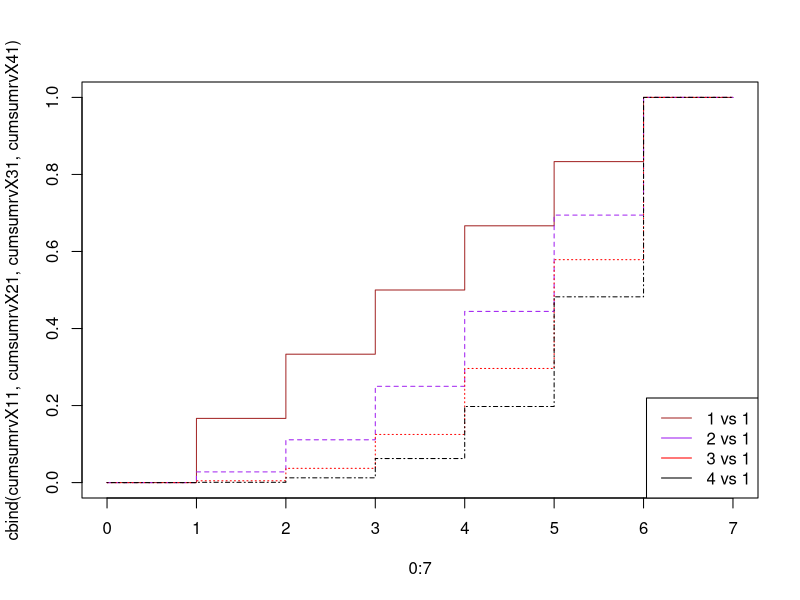
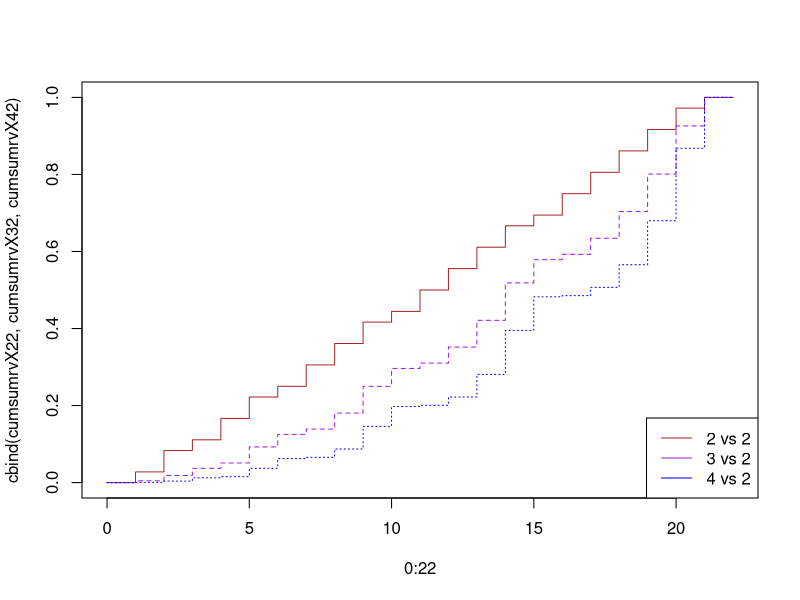
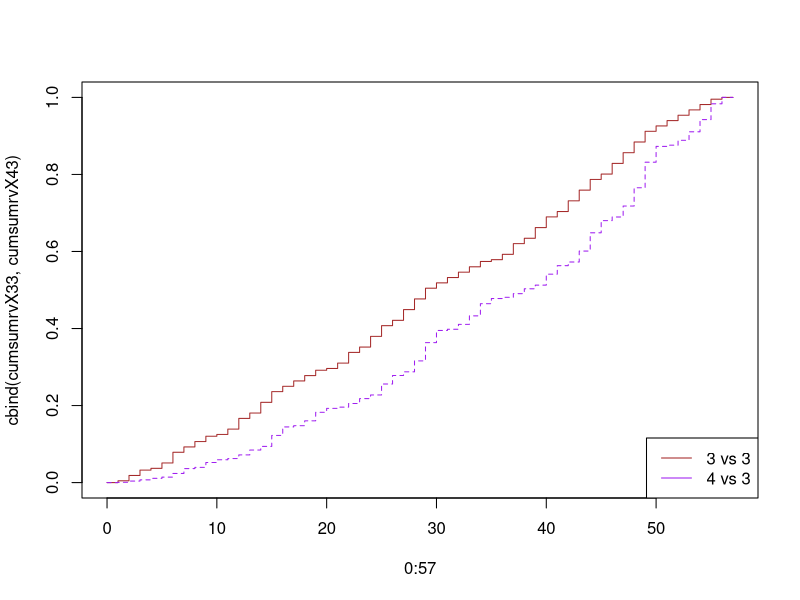
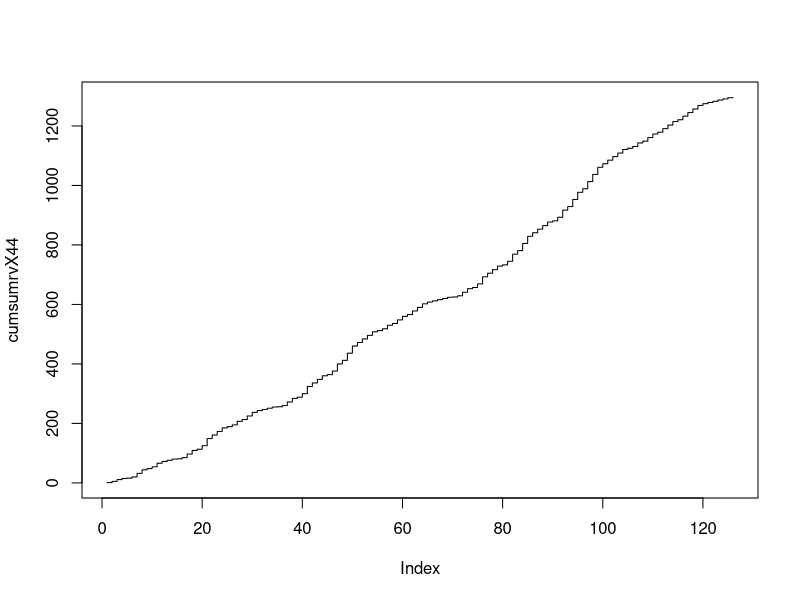
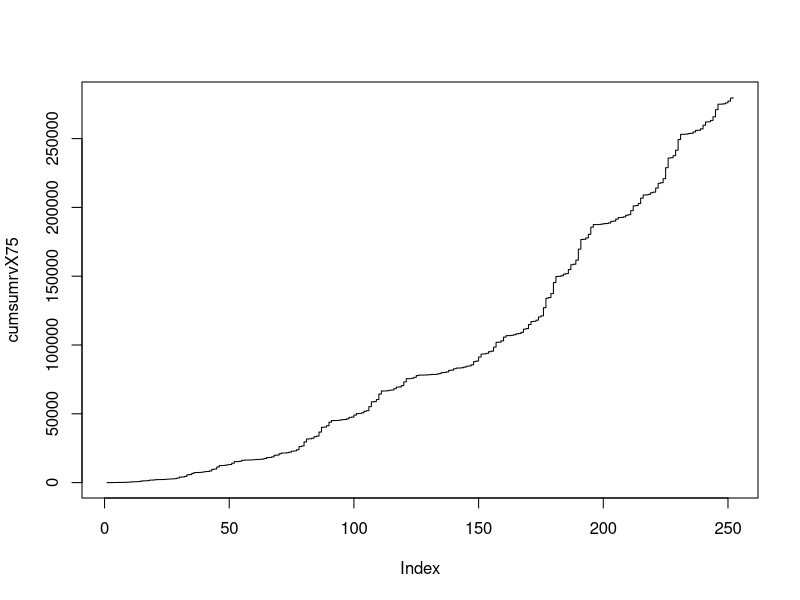

Reproduce these figures in R, in order.
#library(ggplot2) 

# Random variable X ordenado por combinaciones 1-1, 2-1, 2-2, ....
# CDF

# Scenario (n vs 1)
cumsumrvX11 <- c(0, 1, 2, 3, 4, 5, 6, 6) / 6
cumsumrvX21 <- c(0, 1, 4, 9, 16, 25, 36, 36) / 36
cumsumrvX31 <- c(0, 1, 8, 27, 64, 125, 216, 216) / 216
cumsumrvX41 <- c(0, 1, 16, 81, 256, 625, 1296, 1296) / 1296
matplot(
    0:7, 
    cbind(cumsumrvX11, cumsumrvX21, cumsumrvX31, cumsumrvX41), 
    type='s',
    col = c("brown", "purple", "red", "black"),
    do.points = TRUE, pch = 16,col.points = "blue"
    )
legend("bottomright", legend = c("1 vs 1", "2 vs 1", "3 vs 1", "4 vs 1"), 
        col = c("brown", "purple", "red", "black"),
        lty = 1)
 
mean(c(1, 2, 3, 4, 5, 6))

# Scenario (n vs 2)
cumsumrvX22 <- c(0, 1, 3, 4, 6, 8, 9, 11, 13, 15, 16, 18, 20, 22, 24, 25, 27, 29, 31, 33, 35, 36, 36) / 36
cumsumrvX32 <- c(0, 1, 4, 8, 11, 20, 27, 30, 39, 54, 64, 67, 76, 91, 112, 125, 128, 137, 152, 173, 200, 216, 216) / 216
cumsumrvX42 <- c(0, 1, 5, 16, 20, 48, 81, 85, 113, 189, 256, 260, 288, 364, 512, 625, 629, 657, 733, 881, 1125, 1296, 1296) / 1296
color2 <- c("brown", "purple", "blue")
matplot(
    0:22, 
    cbind(cumsumrvX22, cumsumrvX32, cumsumrvX42), 
    type='s',
    col = color2,
    do.points = TRUE, pch = 16,col.points = "blue"
    )
legend("bottomright", legend = c("2 vs 2", "3 vs 2", "4 vs 2"), 
        col = color2,
        lty = 1)


# Scenario (n vs 3)
cumsumrvX33 <- c(0, 1, 4, 7, 8, 11, 17, 20, 23, 26, 27, 30, 36, 39, 45, 51, 54, 57, 60, 63, 64, 67, 73, 76, 82, 88, 91, 97, 103, 109, 112, 115, 118, 121, 124, 125, 128, 134, 137, 143, 149, 152, 158, 164, 170, 173, 179, 185, 191, 197, 200, 203, 206, 209, 212, 215, 216, 216) / 216
cumsumrvX43 <- c(0, 1, 5, 9, 14, 18, 30, 46, 50, 66, 75, 79, 91, 107, 119, 155, 183, 187, 203, 231, 244, 248, 260, 276, 288, 324, 352, 364, 400, 460, 500, 504, 520, 548, 588, 605, 609, 621, 637, 649, 685, 713, 725, 761, 821, 861, 873, 909, 969, 1053, 1105, 1109, 1125, 1153, 1193, 1245, 1266, 1266) / 1266
matplot(
    0:57,
    cbind(cumsumrvX33, cumsumrvX43), 
    type='s',
    col = c("brown", "purple"),
    do.points = TRUE, pch = 16,col.points = "blue"
    )
legend("bottomright", legend = c("3 vs 3", "4 vs 3"), 
        col = c("brown", "purple"),
        lty = 1)



# Scenario (4 vs 4)
cumsumrvX44 <- c(1, 5, 11, 15, 16, 20, 32, 44, 48, 54, 66, 72, 76, 80, 81, 85, 97, 109, 113, 125, 149, 161, 173, 185, 189, 195, 207, 213, 225, 237, 243, 247, 251, 255, 256, 260, 272, 284, 288, 300, 324, 336, 348, 360, 364, 376, 400, 412, 436, 460, 472, 484, 496, 508, 512, 518, 530, 536, 548, 560, 566, 578, 590, 602, 608, 612, 616, 620, 624, 625, 629, 641, 653, 657, 669, 693, 705, 717, 729, 733, 745, 769, 781, 805, 829, 841, 853, 865, 877, 881, 893, 917, 929, 953, 977, 989, 1013, 1037, 1061, 1073, 1085, 1097, 1109, 1121, 1125, 1131, 1143, 1149, 1161, 1173, 1179, 1191, 1203, 1215, 1221, 1233, 1245, 1257, 1269, 1275, 1279, 1283, 1287, 1291, 1295, 1296)
plot(cumsumrvX44, type='s')

# Scenario (5 vs 7)
cumsumrvX75 <- c(1, 8, 29, 64, 99, 128, 135, 177, 282, 422, 576, 597, 702, 912, 1248, 1283, 1423, 1808, 1843, 2088, 2187, 2194, 2236, 2341, 2481, 2635, 2677, 2887, 3307, 3979, 4084, 4504, 5659, 5799, 6779, 7290, 7311, 7416, 7626, 7962, 8067, 8487, 9642, 9852, 11322, 12393, 12428, 12568, 12953, 13093, 14073, 15228, 15263, 15508, 16173, 16384, 16391, 16433, 16538, 16678, 16832, 16874, 17084, 17504, 18176, 18281, 18701, 19856, 19996, 20976, 21487, 21529, 21739, 22159, 22831, 23041, 23881, 26191, 26611, 29551, 31693, 31798, 32218, 33373, 33793, 36733, 40198, 40338, 41318, 43978, 45056, 45077, 45182, 45392, 45728, 45833, 46253, 47408, 47618, 49088, 50159, 50264, 50684, 51839, 52259, 55199, 58664, 58874, 60344, 64334, 66560, 66595, 66735, 67120, 67260, 68240, 69395, 69535, 70515, 73175, 75520, 75555, 75800, 76465, 77760, 78125, 78132, 78174, 78279, 78419, 78573, 78615, 78825, 79245, 79917, 80022, 80442, 81597, 81737, 82717, 83228, 83270, 83480, 83900, 84572, 84782, 85622, 87932, 88352, 91292, 93434, 93539, 93959, 95114, 95534, 98474, 101939, 102079, 103059, 105719, 106797, 106839, 107049, 107469, 108141, 108351, 109191, 111501, 111921, 114861, 117003, 117213, 118053, 120363, 121203, 127083, 134013, 134433, 137373, 145353, 149805, 149910, 150330, 151485, 151905, 154845, 158310, 158730, 161670, 169650, 176685, 176825, 177805, 180465, 185645, 187500, 187521, 187626, 187836, 188172, 188277, 188697, 189852, 190062, 191532, 192603, 192708, 193128, 194283, 194703, 197643, 201108, 201318, 202788, 206778, 209004, 209109, 209529, 210684, 211104, 214044, 217509, 217929, 220869, 228849, 235884, 236094, 237564, 241554, 249324, 253125, 253160, 253300, 253685, 253825, 254805, 255960, 256100, 257080, 259740, 262085, 262225, 263205, 265865, 271045, 275000, 275035, 275280, 275945, 277240, 279375, 279936)
plot(cumsumrvX75, type='s')
